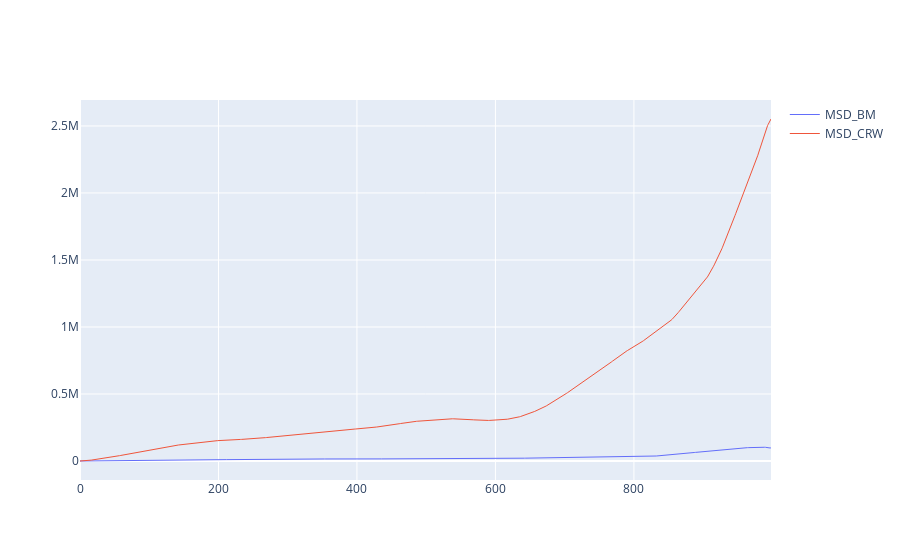

Notebook cell for this chart:
### Code cell
# Init figure
fig_path_length = go.Figure()

# first trace MSD_BM
## start - Add your code here
fig_path_length.add_trace(go.Scatter(
    x = np.arange(len(MSD_BM)),
    y = MSD_BM,
    marker = dict(size=2),
    line = dict(width=1),
    mode = 'lines',
    name = 'MSD_BM',
    showlegend = True
))
## end - Add your code here


# Second trace MSD_CRW
## start - Add your code here
fig_path_length.add_trace(go.Scatter(
    x = np.arange(len(MSD_CRW)),
    y = MSD_CRW,
    marker = dict(size=2),
    line = dict(width=1),
    mode = 'lines',
    name = 'MSD_CRW',
    showlegend = True
))
## end - Add your code here


fig_path_length.show()

### Figure 1 — Plotly figure (JSON) as saved in the notebook; plotly's stock layout.template omitted (floating-point values rounded to 4 significant figures; data arrays with more than 128 entries replaced by an {"elided": "..."} marker saying what was removed)
{"data": [{"line": {"width": 1}, "marker": {"size": 2}, "mode": "lines", "name": "MSD_BM", "showlegend": true, "type": "scatter", "x": {"elided": "999 int values"}, "y": {"elided": "999 float values"}}, {"line": {"width": 1}, "marker": {"size": 2}, "mode": "lines", "name": "MSD_CRW", "showlegend": true, "type": "scatter", "x": {"elided": "999 int values"}, "y": {"elided": "999 float values"}}], "layout": {}}
